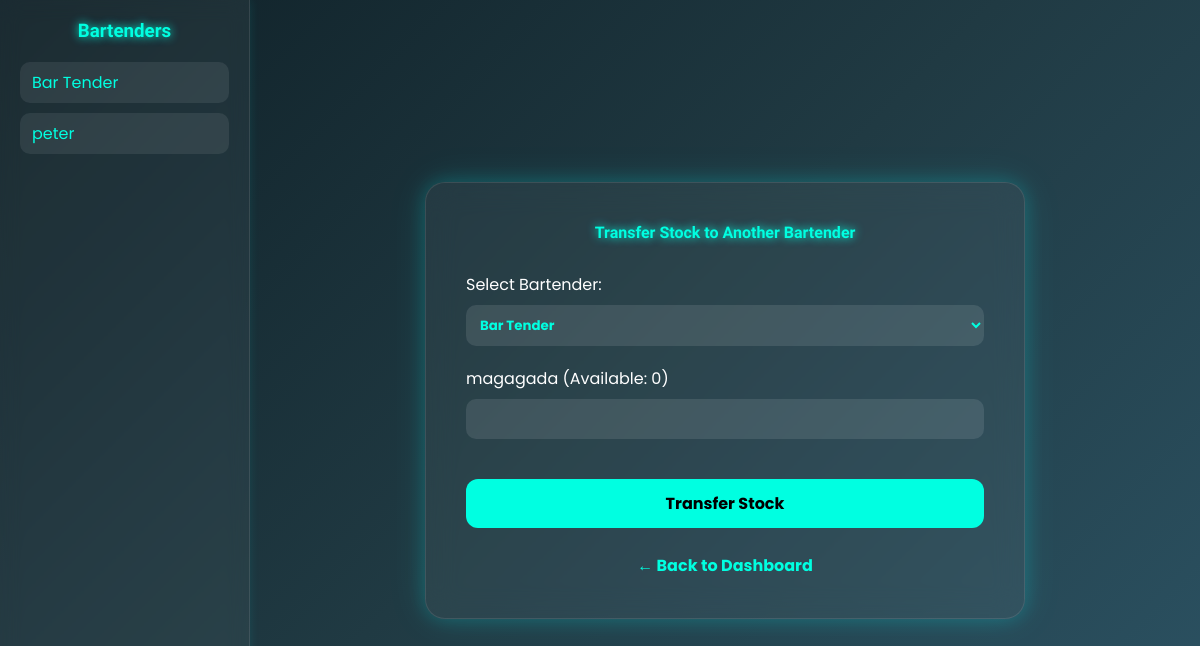
Page /bartender/transfer-stock (signed in) on the committed database.
### backend/models.py (models this page shows, shortened)
class User(db.Model):
    __tablename__ = 'users'
    id = db.Column(db.Integer, primary_key=True, autoincrement=True)  # Use integer IDs
    username = db.Column(db.String(50), nullable=False)
    email = db.Column(db.String(100), unique=True, nullable=False)
    password = db.Column(db.String(200), nullable=False)
    role = db.Column(db.String(20), default='user')  # Possible values: 'user', 'admin'
    phone = db.Column(db.String(15), nullable=True)
    created_at = db.Column(db.DateTime, default=datetime.utcnow)
    is_active = db.Column(db.Boolean, default=False)

class BartenderStock(db.Model):
    __tablename__ = 'bartender_stocks'
    id = db.Column(db.Integer, primary_key=True)
    bartender_id = db.Column(db.Integer, db.ForeignKey('users.id'), nullable=False)  # Corrected to 'users.id'
    beer_id = db.Column(db.Integer, db.ForeignKey('beer_stock.id'), nullable=False)
    quantity = db.Column(db.Integer, nullable=False)
    price_per_bottle = db.Column(db.Float, nullable=False)
    total_value = db.Column(db.Float, nullable=False)
    bartender = db.relationship('User', backref=db.backref('bartender_stocks', lazy=True), foreign_keys=[bartender_id])
    beer = db.relationship('BeerStock', backref=db.backref('bartender_stocks', lazy=True), foreign_keys=[beer_id])

class BeerStock(db.Model):
    __tablename__ = 'beer_stock'
    id = db.Column(db.Integer, primary_key=True)
    name = db.Column(db.String(100), nullable=False)
    beer_type = db.Column(db.String(50), nullable=False)
    price_per_bottle = db.Column(db.Float, nullable=False)
    quantity = db.Column(db.Integer, nullable=False)
    total_value = db.Column(db.Float, nullable=False)  # Add total_value column

### backend/routes.py (the view, shortened to what this page needs)
@main.route('/bartender/transfer-stock', methods=['GET', 'POST'])
@login_required
def transfer_stock():
    if session.get('user_role') != 'bartender':
        flash('Access denied!', 'danger')
        return redirect(url_for('main.dashboard'))
    all_bartenders = User.query.filter_by(role='bartender').all()
    my_stock = BartenderStock.query.filter_by(bartender_id=session['user_id']).all()
    return render_template("transfer_stock.html", bartenders=all_bartenders, my_stock=my_stock)

### backend/routes.py (called while the page is built)
def login_required(f):
    @wraps(f)
    def decorated_function(*args, **kwargs):
        print("Session:", session)  # Debugging line
        if 'user_id' not in session:
            flash('You must be logged in to access this page.', 'error')
            return redirect(url_for('main.login'))
        return f(*args, **kwargs)
    return decorated_function

### frontend/templates/transfer_stock.html (shortened to what this page needs)
<!DOCTYPE html>
<html lang="en">
<head>
</head>
<body>
  <div class="sidebar">
    <h3>Bartenders</h3>
    <ul>
      {% for bartender in bartenders %}
        <li>{{ bartender.username }}</li>
      {% endfor %}
    </ul>
  </div>
  <div class="container">
    <div class="form-box">
      <h4>Transfer Stock to Another Bartender</h4>
      <form method="POST">
        <div class="form-group">
          <label for="to_bartender_id">Select Bartender:</label>
          <select class="form-control" name="to_bartender_id" required>
            {% for bartender in bartenders %}
              {% if bartender.id != session['user_id'] %}
                <option value="{{ bartender.id }}">{{ bartender.username }}</option>
              {% endif %}
            {% endfor %}
          </select>
        </div>
        {% for stock in my_stock %}
          <div class="form-group">
            <label>{{ stock.beer.name }} (Available: {{ stock.quantity }})</label>
            <input type="number" class="form-control" name="quantity_{{ stock.id }}" min="0" max="{{ stock.quantity }}">
          </div>
        {% endfor %}
        <button type="submit" class="btn">Transfer Stock</button>
      </form>
      <a href="{{ url_for('main.bartender_dashboard') }}" class="back-button">← Back to Dashboard</a>
    </div>
  </div>
</body>
</html>

### frontend/templates/transfer_stock.html (style rules this page uses)
* { margin: 0; padding: 0; font-family: 'Poppins', sans-serif; box-sizing: border-box; }
body { background: linear-gradient(135deg, #0f2027, #203a43, #2c5364); display: flex; color: #fff; height: 100vh; overflow: hidden; }
.sidebar { width: 250px; background: rgba(255, 255, 255, 0.05); backdrop-filter: blur(10px); padding: 20px; border-right: 1px solid rgba(255,255,255,0.1); box-shadow: 0 0 10px rgba(0,255,255,0.1); }
.sidebar h3 { font-family: 'Orbitron', sans-serif; color: #00ffe1; margin-bottom: 20px; text-align: center; text-shadow: 0 0 10px #00ffe1; }
.sidebar ul { list-style: none; padding: 0; }
.sidebar ul li { margin: 10px 0; padding: 8px 12px; border-radius: 10px; background: rgba(255, 255, 255, 0.08); color: #00ffe1; transition: background 0.3s; }
.container { flex: 1; padding: 40px; display: flex; justify-content: center; align-items: center; }
.form-box { background: rgba(255, 255, 255, 0.05); border-radius: 20px; padding: 40px; width: 100%; max-width: 600px; box-shadow: 0 0 20px rgba(0,255,255,0.2), 0 0 40px rgba(0,255,255,0.1); backdrop-filter: blur(15px); border: 1px solid rgba(255, 255, 255, 0.1); animation: fadeIn 1s ease; }
h4 { text-align: center; margin-bottom: 30px; font-family: 'Orbitron', sans-serif; color: #00ffe1; text-shadow: 0 0 10px #00ffe1; }
.form-group { margin-bottom: 20px; }
label { display: block; margin-bottom: 8px; color: #fff; }
.form-control { width: 100%; padding: 10px; border: none; border-radius: 10px; background: rgba(255, 255, 255, 0.1); color: #00ffe1; font-weight: bold; outline: none; }
.btn { width: 100%; padding: 12px; background: #00ffe1; color: #000; border: none; border-radius: 12px; font-weight: bold; font-size: 16px; cursor: pointer; transition: all 0.3s ease; margin-top: 20px; }
.back-button { display: block; margin-top: 25px; text-align: center; text-decoration: none; color: #00ffe1; font-weight: bold; transition: all 0.3s ease; }

### rows in the picture
User: username "Bar Tender"
User: username "peter"
BartenderStock: beer.name "magagada", quantity "0"

### other values in the picture
form field to_bartender_id "Bar Tender"
